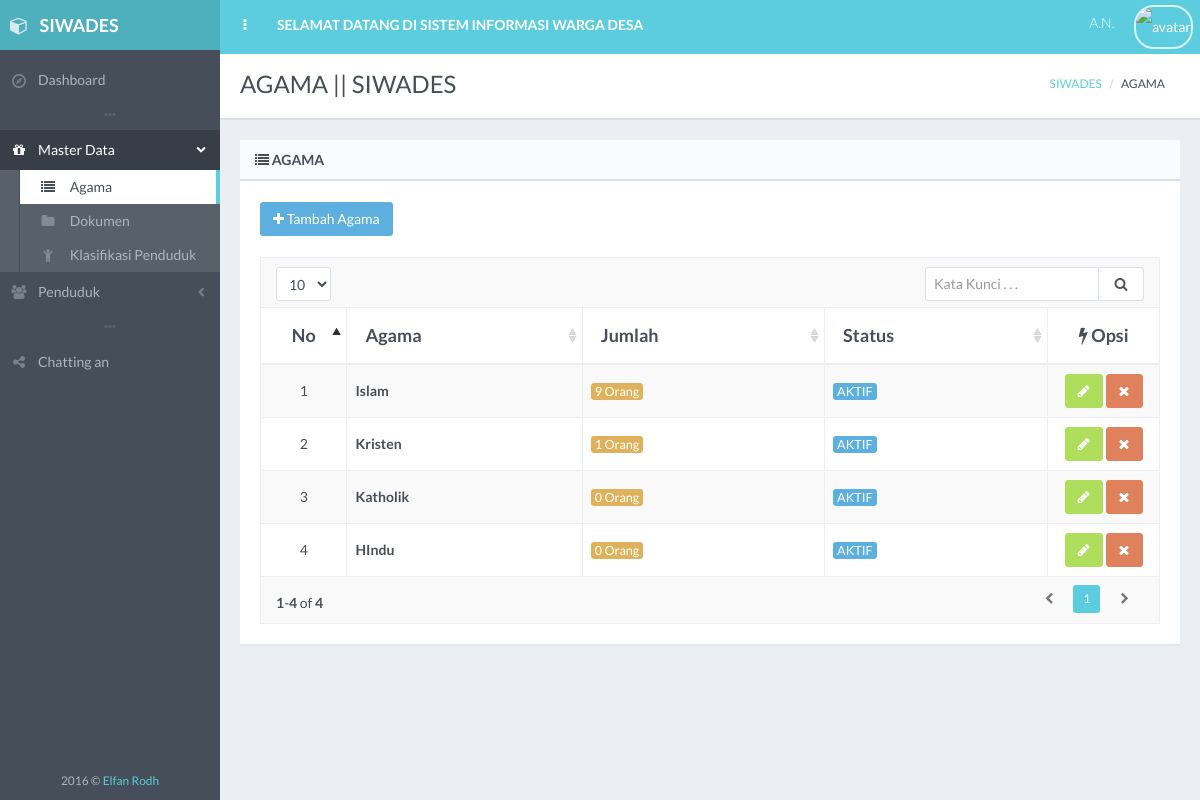
Screenshot of /agama/index.php with the database file from the repository.
### tables this page shows
CREATE TABLE `agama` (
  `id_agama` varchar(10) NOT NULL,
  `nama_agama` varchar(30) DEFAULT NULL,
  `status` int(1) DEFAULT NULL
);

### koneksi.php (called while the page is built)
<?php
	$_mysqli = new mysqli("localhost","root","","siwades");
	return $_mysqli;
 ?>

### agama/agama.php (called while the page is built, shortened)
<?php
class Agama
{
    public function get_agama(){
        include ('../koneksi.php');
        $agama = $_mysqli->query("SELECT * FROM agama");
        return array($agama);
    }
    public function get_id(){
        include ('../koneksi.php');
        $aga = $_mysqli->query("SELECT MAX(RIGHT(id_agama,1)) + 1 as id_new FROM agama");
        $id_agama = mysqli_fetch_array($aga);
        return($id_agama);
    }
}
 ?>

### agama/index.php (the view, shortened to what this page needs)
<!DOCTYPE html>
<?php
include ('agama.php');
$new = new Agama();
$agm = $new->get_agama();
$title = "AGAMA || SIWADES";
 ?>
 <html class="no-js" lang="en">
    <head>
        <link rel="stylesheet" href="../assets/css/bootstrap.min.css">
        <link rel="stylesheet" href="../assets/css/plugins.css">
        <link rel="stylesheet" href="../assets/css/main.css">
        <link rel="stylesheet" href="../assets/css/themes.css">
    </head>
    <body>
        <div id="page-wrapper" class="page-loading">
            <div id="page-container" class="header-fixed-top sidebar-visible-lg-full">
                <div id="main-container">
                    <header class="navbar navbar-inverse navbar-fixed-top">
                        <ul class="nav navbar-nav-custom">
                            <li>
                                <a href="javascript:void(0)" onclick="App.sidebar('toggle-sidebar');this.blur();">
                                    <i class="fa fa-ellipsis-v fa-fw animation-fadeInRight" id="sidebar-toggle-mini"></i>
                                </a>
                            </li>
                            <li class="hidden-xs animation-fadeInQuick">
                                <a href="../pilihan.php"><strong>SELAMAT DATANG DI SISTEM INFORMASI WARGA DESA</strong></a>
                            </li>
                        </ul>
                    </header>
                    <div id="page-content">
                        <div class="content-header">
                            <div class="row">
                                <div class="col-sm-6">
                                    <div class="header-section">
                                        <h1><?php echo $title; ?></h1>
                                    </div>
                                </div>
                                <div class="col-sm-6 hidden-xs">
                                    <div class="header-section">
                                        <ul class="breadcrumb breadcrumb-top">
                                            <li><a href="../dashboard">SIWADES</a></li>
                                            <li>AGAMA</li>
                                        </ul>
                                    </div>
                                </div>
                            </div>
                        </div>
                        <div class="block full">
                            <div class="block-title">
                                <h2><i class="fa fa-list sidebar-nav-icon"></i> AGAMA</h2>
                            </div>
                            <a href="#modal-fade" title="Tambah Agama" class="btn btn-effect-ripple btn-info" data-toggle="modal"><i class="fa fa-plus"></i> Tambah Agama</a>
                            <br>
                            <br>
                            <div class="table-responsive">
                                <table id="example-datatable" class="table table-striped table-bordered table-vcenter">
                                    <thead>
                                        <tr>
                                            <th class="text-center" style="width: 50px;">No</th>
                                            <th>Agama</th>
                                            <th>Jumlah</th>
                                            <th>Status</th>
                                            <th class="text-center" style="width: 75px;"><i class="fa fa-flash"></i> Opsi</th>
                                        </tr>
                                    </thead>
                                    <tbody>
                                    <?php $no=0; foreach ($agm['0'] as $row): $no++?>
                                        <tr>
                                            <td class="text-center"><?php echo $no; ?></td>
                                            <td><strong><?php echo $row['nama_agama'];?></strong></td>
                                            <?php
                                                include('../koneksi.php');
                                                $id = $row['id_agama'];
                                                $jum = $_mysqli->query("SELECT penduduk.nama FROM penduduk, agama
                                                                            WHERE penduduk.id_agama = agama.id_agama
                                                                            AND agama.id_agama = '$id'");
                                                $jumlah = mysqli_num_rows($jum);
                                             ?>
                                            <td><span class="label label-warning"><?php echo $jumlah." Orang"; ?></span></td>
                                            <td>
                                                <?php
                                                    if ($row['status'] == 1) {$klas = "label label-info"; $tampil = "AKTIF";}
                                                    else {$klas = "label label-danger"; $tampil = "NONAKTIF";}
                                                ?>
                                                <span class="<?php echo $klas; ?>">
                                                    <?php echo $tampil; ?>
                                                </span>
                                            </td>
                                            <td class="text-center">
                                                <a href="edit.php?edit=<?php echo $row['id_agama']; ?>" data-toggle="tooltip" title="Edit <?php echo $row['nama_agama']?>" class="btn btn-effect-ripple btn-success"><i class="fa fa-pencil"></i></a>
                                                <a onclick="return confirm('Apakah Anda Yakin Ingin Menghapus <?php echo $row['nama_agama'] ?> ?');" href="?hapus=<?php echo $row['id_agama']; ?>" data-toggle="tooltip" title="Delete <?php echo $row['nama_agama']?>" class="btn btn-effect-ripple btn-danger"><i class="fa fa-times"></i></a>
                                            </td>
                                        </tr>
                                    <?php endforeach; ?>
                                    </tbody>
                                </table>
                            </div>
                        </div>
                    </div>
                </div>
            </div>
        </div>
    </body>
</html>

### rows the page displays
agama: nama_agama "Islam", jumlah "9", status "AKTIF"
agama: nama_agama "Kristen", jumlah "1", status "AKTIF"
agama: nama_agama "Katholik", jumlah "0", status "AKTIF"
agama: nama_agama "HIndu", jumlah "0", status "AKTIF"

### other values shown
$title "AGAMA || SIWADES"
